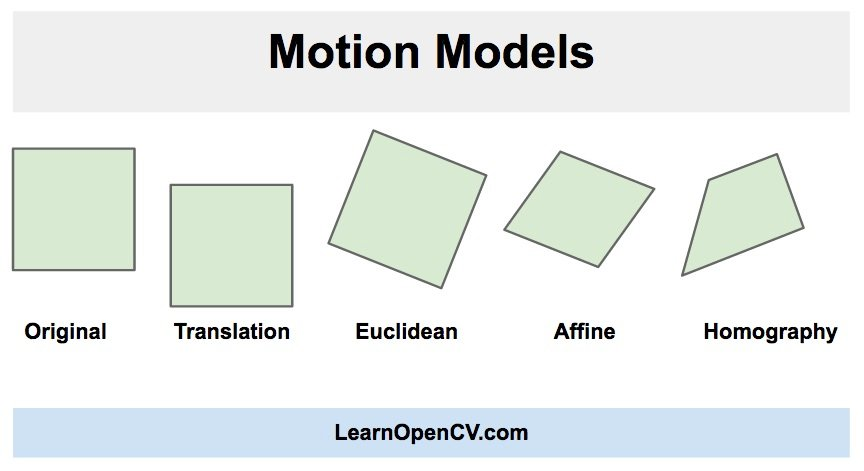
#> input picture image/motionmodels.jpg, 864 x 471 px, given in place of av_stream, which was not available
$ python example_live.py
#> lines starting #> are read from the running program, lines starting #| are printed output that depends on the picture; pictures that were not available may be replaced by others from this repository, and a replacement may not be noted
import numpy as np
import cv2

def movingAverage(curve, radius):
  window_size = 2 * radius + 1
  # Define the filter
  f = np.ones(window_size)/window_size
  # Add padding to the boundaries
  curve_pad = np.lib.pad(curve, (radius, radius), 'edge')
  # Apply convolution
  curve_smoothed = np.convolve(curve_pad, f, mode='same')
  # Remove padding
  curve_smoothed = curve_smoothed[radius:-radius]
  # return smoothed curve
  return curve_smoothed

def smooth(trajectory):
  smoothed_trajectory = np.copy(trajectory)
  # Filter the x, y and angle curves
  for i in range(1):
    #smoothed_trajectory[:,i] = movingAverage(trajectory[:,i], radius=SMOOTHING_RADIUS)
    smoothed_trajectory[:,i] = movingAverage(trajectory[:,i], radius=30)#30
  return smoothed_trajectory

def fixBorder(frame):
  s = frame.shape
  # Scale the image 4% without moving the center
  T = cv2.getRotationMatrix2D((s[1]/2, s[0]/2), 0, 1.04)
  frame = cv2.warpAffine(frame, T, (s[1], s[0]))
  return frame

#cap = cv2.VideoCapture('video.mp4')
cap = cv2.VideoCapture('rtsp://192.168.31.10:554/h264/ch1/main/av_stream')
while True:
    # Get frame count
    n_frames = 3 #int(cap.get(cv2.CAP_PROP_FRAME_COUNT))
    # Get width and height of video stream
    w = int(cap.get(cv2.CAP_PROP_FRAME_WIDTH))
    h = int(cap.get(cv2.CAP_PROP_FRAME_HEIGHT))
    #print('w: ',w)
    #print('h: ',h)
    # Read first frame
    _, prev = cap.read()
#> prev is the input picture: shape (471, 864, 3); mean B, G, R 235.7, 237.5, 233
    # Convert frame to grayscale
    prev_gray = cv2.cvtColor(prev, cv2.COLOR_BGR2GRAY)
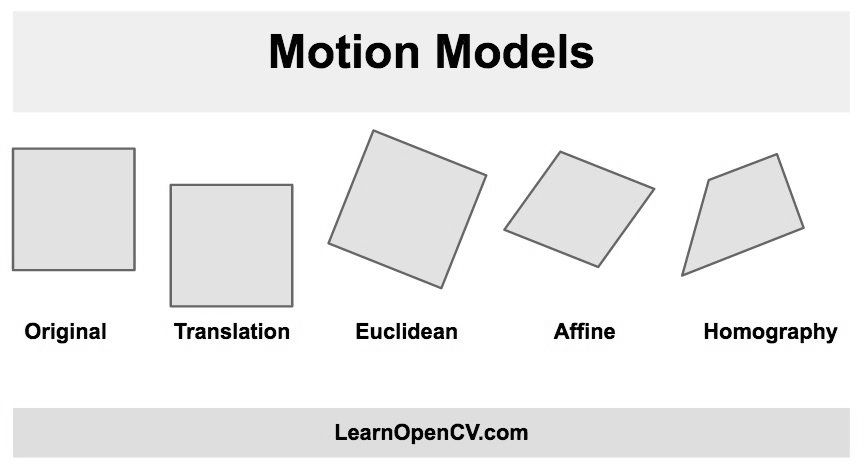
#> prev_gray: shape (471, 864); min 0, max 255, mean 236
    # Pre-define transformation-store array
    transforms = np.zeros((n_frames-2, 3), np.float32)
    #for i in range(n_frames-2):
    i = 0
    # Detect feature points in previous frame
    prev_pts = cv2.goodFeaturesToTrack(prev_gray, maxCorners=200, qualityLevel=0.01, minDistance=30, blockSize=3)
#> prev_pts = 57 rows, first 8: [260, 324], [404, 324], [367, 324], [71, 324], [587, 324], [174, 324], [578, 49], [791, 335]
    success, curr = cap.read()
    if not success:
        break
    # Convert to grayscale
    curr_gray = cv2.cvtColor(curr, cv2.COLOR_BGR2GRAY)
    # Calculate optical flow (i.e. track feature points)
    curr_pts, status, err = cv2.calcOpticalFlowPyrLK(prev_gray, curr_gray, prev_pts, None)
#> curr_pts has the same summary as prev_pts; status = 57 values from 1 to 1; err = 57 values from 0 to 0
    # Sanity check
    assert prev_pts.shape == curr_pts.shape
    # Filter only valid points
    idx = np.where(status==1)[0]
#> idx = 57 values from 0 to 56
    prev_pts = prev_pts[idx]
    curr_pts = curr_pts[idx]
    #Find transformation matrix
    #m = cv2.estimateRigidTransform(prev_pts, curr_pts, fullAffine=False) #will only work with OpenCV-3 or less
    m,n = cv2.estimateAffinePartial2D(prev_pts, curr_pts)
#> m = [[1, 0, 0], [0, 1, 0]]; n = 57 values from 1 to 1
    # Extract traslation
    dx = m[0,2]
#> dx = 0
    dy = m[1,2]
#> dy = 0
    # Extract rotation angle
    da = np.arctan2(m[1,0], m[0,0])
#> da = 0
    # Store transformation
    transforms[i] = [dx,dy,da]
    # Move to next frame
    prev_gray = curr_gray
    print("Frame: " + str(i) +  "/" + str(n_frames) + " -  Tracked points : " + str(len(prev_pts)))
#| Frame: 0/3 -  Tracked points : 57

    # Compute trajectory using cumulative sum of transformations
    trajectory = np.cumsum(transforms, axis=0)  #print('trajectory: ',trajectory)
    #Smooth trajectory using moving average filter
    smoothed_trajectory = smooth(trajectory)  #print('smoothed_trajectory: ',smoothed_trajectory)
    # Calculate difference in smoothed_trajectory and trajectory
    difference = smoothed_trajectory - trajectory #print('difference: ',difference)
    # Calculate newer transformation array
    transforms_smooth = transforms + difference  #print('transforms_smooth: ',transforms_smooth)

    #for i in range(n_frames-2):
    #success, frame = cap.read()
    frame = curr
    # Extract transformations from the new transformation array
    dx = transforms_smooth[i,0]
    dy = transforms_smooth[i,1]
    da = transforms_smooth[i,2]
    # Reconstruct transformation matrix accordingly to new values
    m = np.zeros((2,3), np.float32)
    m[0,0] = np.cos(da)
    m[0,1] = -np.sin(da)
    m[1,0] = np.sin(da)
    m[1,1] = np.cos(da)
    m[0,2] = dx
    m[1,2] = dy
    # Apply affine wrapping to the given frame
    frame_stabilized = cv2.warpAffine(frame, m, (w,h))
    # Fix border artifacts
    frame_stabilized = fixBorder(frame_stabilized)
#> in fixBorder, `frame = cv2.warpAffine(frame, T, (s[1], s[0]))`:
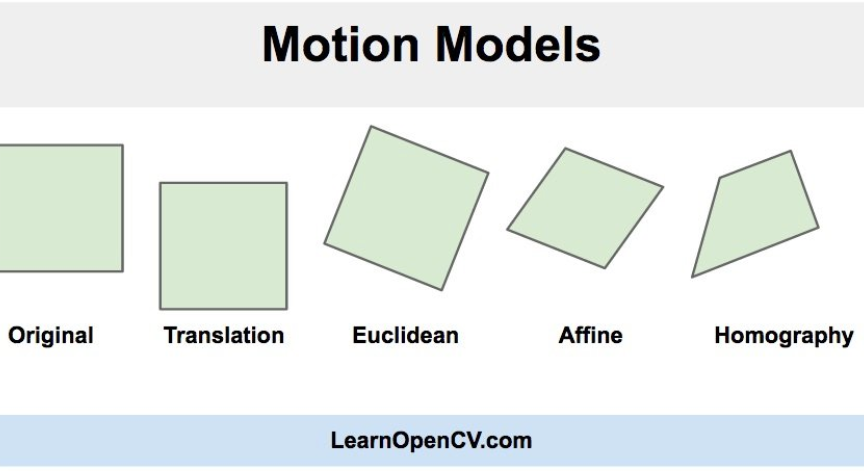
#> frame: shape (471, 864, 3); mean of channels 0, 1, 2 234.4, 236.3, 231.5; drawn as B, G, R
    frame = cv2.resize(frame,(800,600))
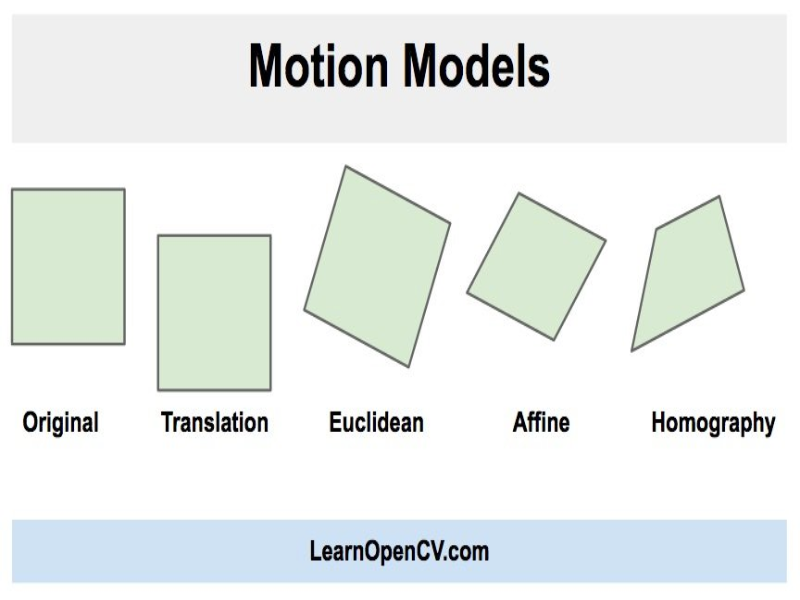
#> frame: shape (600, 800, 3); mean B, G, R 235.7, 237.5, 233
    frame_stabilized = cv2.resize(frame_stabilized,(800,600))
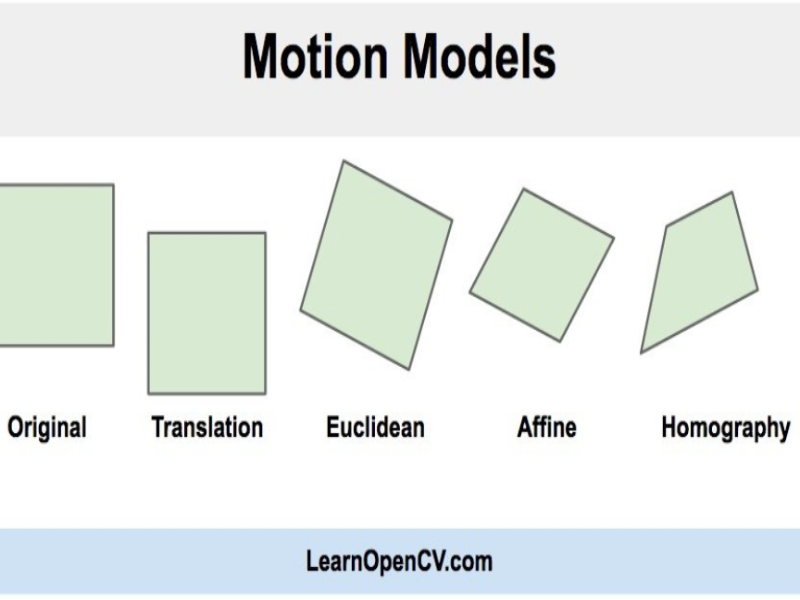
#> frame_stabilized: shape (600, 800, 3); mean of channels 0, 1, 2 234.4, 236.3, 231.4; drawn as B, G, R
    frame_out = cv2.hconcat([frame, frame_stabilized])
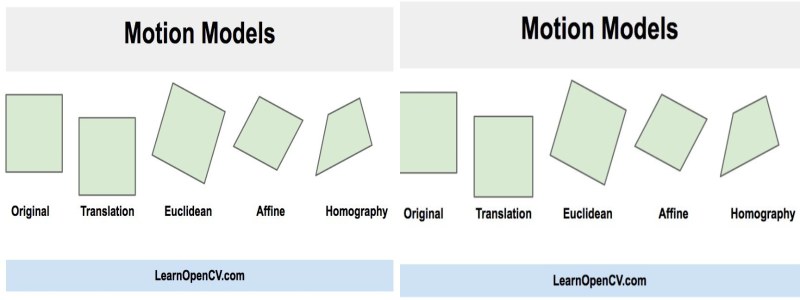
#> frame_out: shape (600, 1600, 3) (shown at 1/2 size); mean B, G, R 235, 236.9, 232.2
    cv2.imshow("Before and After", frame_out)
    if cv2.waitKey(1) & 0xFF == ord('q'):
#> (key q is pressed here)
        break

$ run again, on image/boxfiltering.png
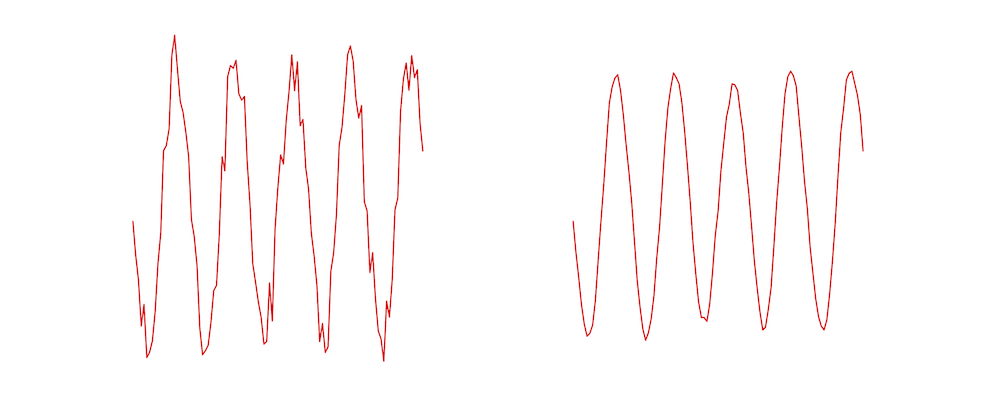
#> input picture image/boxfiltering.png, 1000 x 417 px, given in place of av_stream, which was not available
#> prev is the input picture: shape (417, 1000, 3); mean B, G, R 250.7, 250.7, 254.2
#> prev_pts = 94 rows, first 8: [762, 329], [230, 66], [244, 96], [790, 71], [823, 329], [202, 354], [851, 72], [673, 72]
#> curr_pts has the same summary as prev_pts; status = 94 values from 1 to 1; err = 94 values from 0 to 0
#> idx = 94 values from 0 to 93
#> m = [[1, -1.77e-19, 2.46e-14], [1.77e-19, 1, 1.03e-14]]; n = 94 values from 1 to 1
#> dx = 2.46e-14
#> dy = 1.03e-14
#> da = 1.77e-19
#| Frame: 0/3 -  Tracked points : 94
#> `frame_stabilized = cv2.resize(frame_stabilized,(800,600))`:
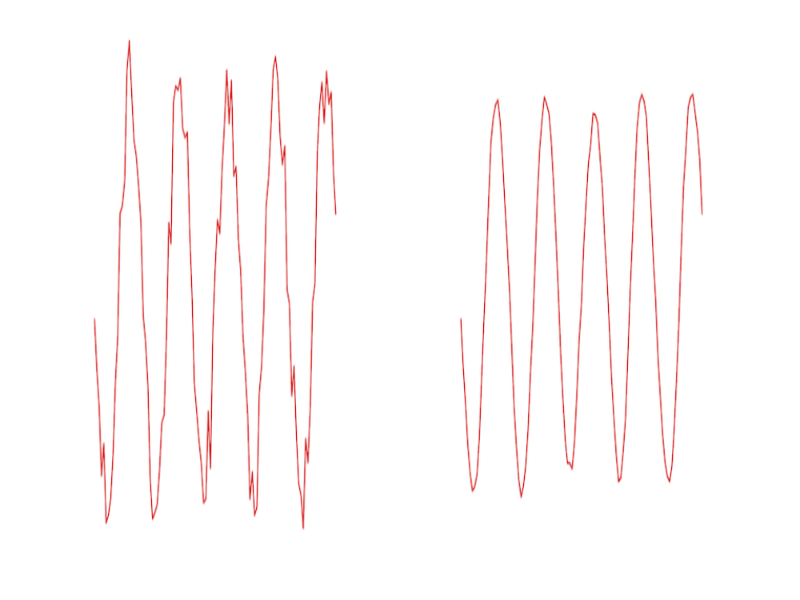
#> frame_stabilized: shape (600, 800, 3); mean of channels 0, 1, 2 250.3, 250.3, 254.1; drawn as B, G, R
#> `frame_out = cv2.hconcat([frame, frame_stabilized])`:
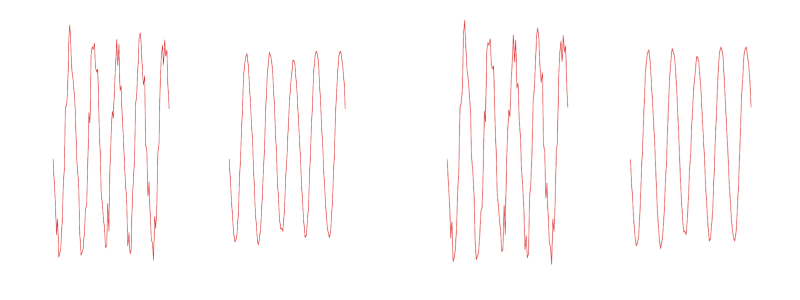
#> frame_out: shape (600, 1600, 3) (shown at 1/2 size); mean B, G, R 250.5, 250.5, 254.2
